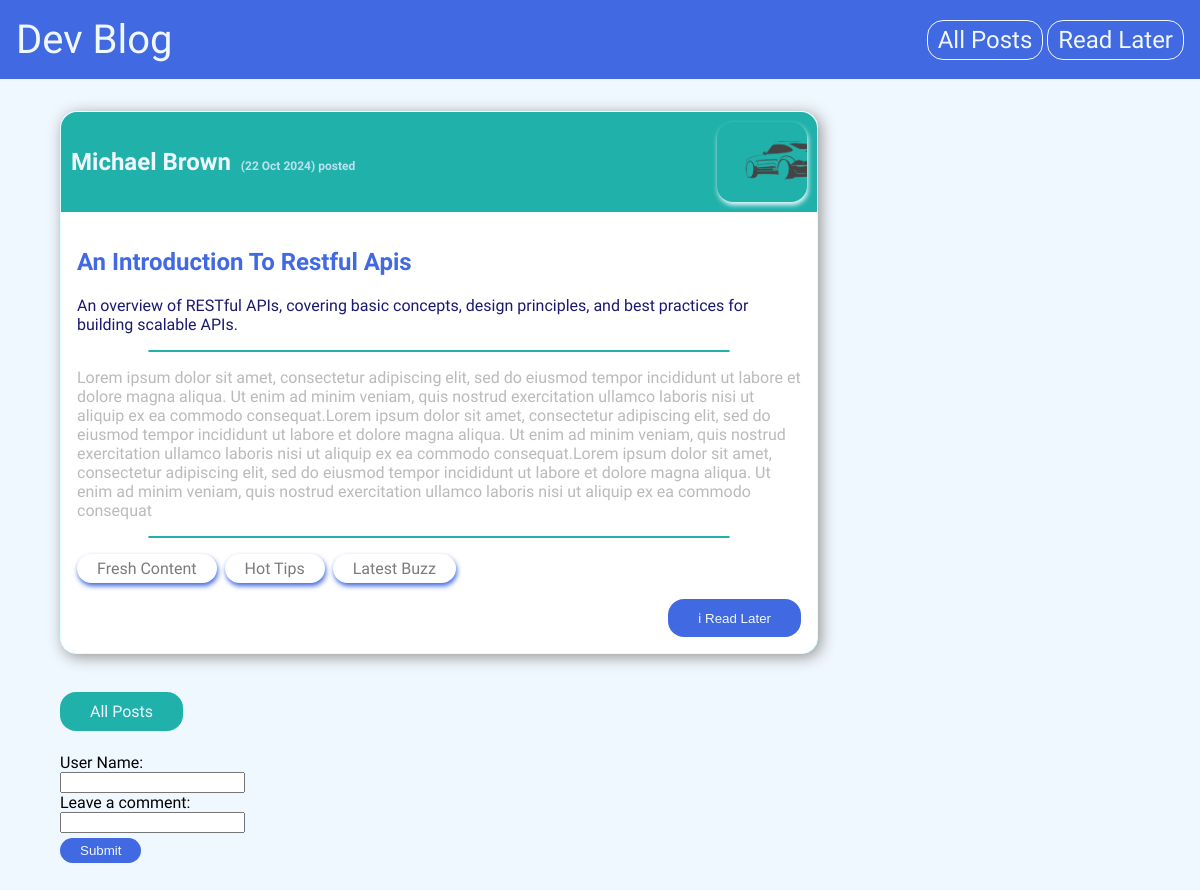
The app's page /posts/an-introduction-to-restful-apis with its own data.
### blog/models.py (models this page shows, shortened)
class Post(models.Model):
    title = models.CharField(max_length=150)
    summary = models.CharField(max_length=200)
    date = models.DateField(auto_now=True)
    image = models.ImageField(upload_to='images', null=True)
    slug = models.SlugField(max_length=160,unique=True)
    content = models.TextField(validators=[MinLengthValidator])
    author = models.ForeignKey(Author, on_delete=models.SET_NULL, null=True, related_name='posts')
    tags = models.ManyToManyField(Tag)

class Author(models.Model):
    first_name = models.CharField(max_length=100)
    last_name = models.CharField(max_length=100)
    email = models.EmailField()
    def full_name(self):
        return f"{self.first_name} {self.last_name}"

class Tag(models.Model):
    caption = models.CharField(max_length=20)

### blog/views.py (the view)
# urls.py: path('posts/<slug:slug>', views.PostDetailView.as_view(), name='single_post'),
class PostDetailView(DetailView):
    model = Post
    template_name = 'blog/post.html'
    def get_context_data(self, **kwargs):
            form = CommentForm()
            context = super().get_context_data(**kwargs)
            context['form'] = form
            object = self.object
            context['comments'] = object.comments.all().order_by('-id')
            session_id_list = self.request.session.get('post_id')
            if session_id_list is not None:
                is_in_read_later = object.id in session_id_list
                context['is_in_read_later'] = is_in_read_later
            else:
                context['is_in_read_later'] = False
            return context

### blog/forms.py
class CommentForm(forms.ModelForm):
    class Meta:
        model = Comment
        fields= ['username', 'comment']
        labels = {
            'username':'User Name',
            'comment':'Leave a comment'
        }
        error_messages = {
            'username':
            {'required':'Username must not be empty!'},
            'comment':
            {'required':'Comment must not be empty!'}
        }

### blog/templates/blog/post.html (shortened to what this page needs)
{% extends "base.html" %}
{% load static %}
{% block css_file %}
<link rel="stylesheet" href="{% static 'blog/includes/header.css' %}">
<link rel="stylesheet" href="{% static 'blog/post.css' %}">
{% endblock  %}
{% block content %}
{% include "blog/includes/header.html" %}
<div class='container'>
    <article>
        <div class='article-header'>
                <h1><a href="mailto:{{post.author.email}}">{{post.author.full_name}}</a><span>({{post.date|date:"d M Y"}}) posted</span>
                </h1>
            <img src='{{post.image.url}}' alt={{post.title}}>
        </div>
        <div class='article-container'>
            <h2>{{post.title|title}}</h2>
            <p class='summary'>{{post.summary}}</p>
            <hr>
            <p class='content'>{{post.content|linebreaks}}</p>
            <hr>
            <ul>
                {% for item in post.tags.all %}
                <li class='caption'>{{item.caption}}</li>
                {% endfor %}
            </ul>
                <form class='read-later-container' action="{% url 'read_later' %}" method="post">
                    <button class='read-later-btn'>
                        {% if not is_in_read_later %}
                            ℹ Read Later
                        {% else %}
                            Remove from "Read Later"
                        {% endif %}
                        </button>
                </form>
    </div>
</article>
<a class='btn-posts' type='button' href="{% url "blog_posts" %}">All Posts</a>
</div>
{% include "blog/includes/comment-form.html" with url='post' %}
{% endblock  %}

### static/styles.css (style rules this page uses)
html { font-family: "Afacad Flux", serif; }
body { margin: 0; background-color: aliceblue; }

### blog/static/blog/post.css (style rules this page uses)
.container, .column { width: 90%; margin: 2em auto; padding: 0; }
h1 { color: darkblue; }
p, span { color: rgba(175, 175, 175, 0.865); }
article { display: flex; justify-content: flex-start; align-items: flex-start; flex-direction: column; width: 70%; border: 1px solid lightcyan; background-color: #fff; box-shadow: 3px 3px 15px rgb(148, 148, 148); border-radius: 16px; margin-bottom: 3em; }
.article-container { padding: 1em 1em; }
.article-header { display: flex; justify-content: space-between; align-items: center; padding: 10px 0; background-color: lightseagreen; width: 100%; border-top-left-radius: 16px; border-top-right-radius: 16px; }
img { height: 80px; width: 90px; border-radius: 16px; object-fit: cover; margin-right: 10px; box-shadow: 1px 3px 5px aliceblue; }
article h1 { color: aliceblue; width: 97; border-radius: 12px; padding: 0 10px; }
article h1 span { font-size: 0.5em; color: rgba(211, 232, 251, 0.865); padding-left: 10px; margin-left: auto; }
article h2 { color: royalblue; }
.summary { color: midnightblue; }
article ul { list-style: none; color: rgb(124, 123, 123); display: flex; justify-content: flex-start; align-items: flex-start; padding-inline-start: 0; }
article li { border-radius: 16px; margin-right: 0.5em; text-align: center; box-shadow: 1px 3px 8px royalblue; padding: 10px; }
div a { background-color: lightseagreen; color: aliceblue; border-radius: 16px; text-decoration: none; }
.caption { box-shadow: 1px 3px 5px royalblue; border-radius: 20px; padding: 5px 20px; }
hr { width: 80%; border-radius: 20px; border: 0.3px solid lightseagreen; }
p.content { color: darkgrey; font-size: 1em; }
ul { display: flex; }
.btn-posts { padding: 10px 30px; }
form { display: flex; justify-content: flex-end; align-items: flex-end; }
.read-later-btn { background-color: royalblue; color: aliceblue; border-radius: 16px; border: none; padding: 10px 30px; }

### records on screen
Post: author.full_name "Michael Brown", date "22 Oct 2024", image (picture), title "An Introduction To Restful Apis", summary "An overview of RESTful APIs, covering basic concepts, design principles, and best practices for building scalable APIs.", content "Lorem ipsum dolor sit amet, consectetur adipiscing elit, sed do eiusmod tempor incididunt ut labore et dolore magna aliqua. Ut enim ad minim veniam, quis nostrud exercitation ullamco laboris nisi ut aliquip ex ea commodo consequat.Lorem ipsum dolor sit amet, consectetur adipiscing elit, sed do eiusmod tempor incididunt ut labore et dolore magna aliqua. Ut enim ad minim veniam, quis nostrud exercitation ullamco laboris nisi ut aliquip ex ea commodo consequat.Lorem ipsum dolor sit amet, consectetur adipiscing elit, sed do eiusmod tempor incididunt ut labore et dolore magna aliqua. Ut enim ad minim veniam, quis nostrud exercitation ullamco laboris nisi ut aliquip ex ea commodo consequat"
Tag: caption "Fresh Content"
Tag: caption "Hot Tips"
Tag: caption "Latest Buzz"

### other values on screen
{{ item.label_tag }} "User Name:" "Leave a comment:"
